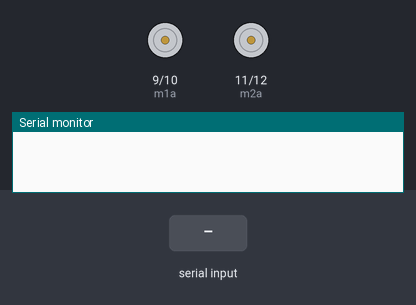
A sketch run on a simulated Arduino Uno, built with avr-gcc and run on an emulated ATmega328P. Parts: motor-driver pin pairs drawn as motors (green arrow = first pin HIGH = forward, orange = second pin HIGH = backward, longer = more drive, scaled by the enable pin), the last lines printed to the serial monitor. The test bench sets the inputs (shaded band).

Above: at 1.2 s.
1.3 s: "F" received over Serial
At 2.5 s:
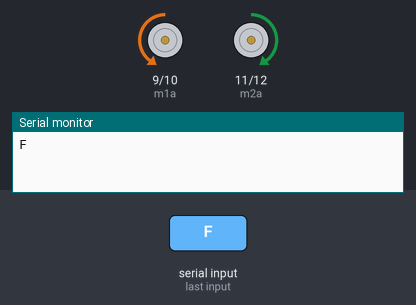
2.8 s: "B" received over Serial
At 3.8 s:
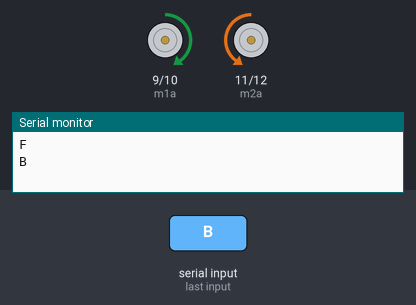
4.3 s: "L" received over Serial
At 5.0 s:
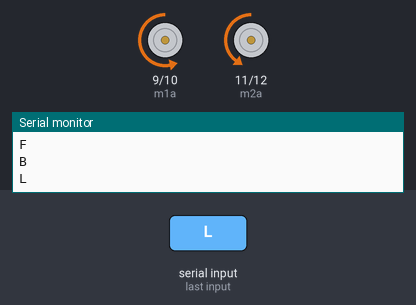
5.8 s: "R" received over Serial
At 6.1 s:
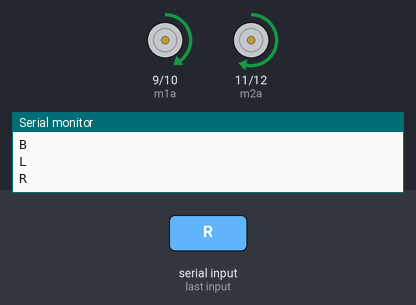
7.3 s: "S" received over Serial
At 8.5 s:
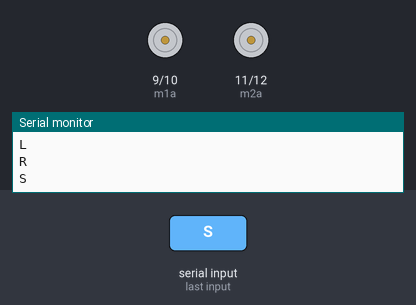
8.8 s: "I" received over Serial
At 9.6 s:
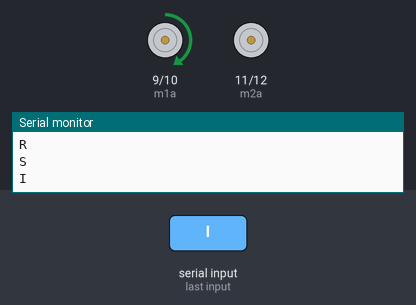
Timing chart, 0 to 11.3 s (numbered marks = the images above; inputs shaded):
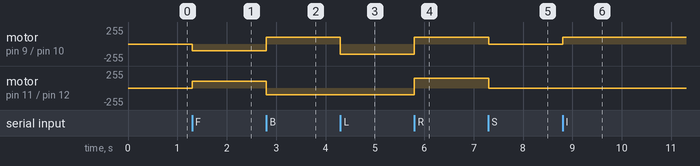

Measured:
- after the input at 1.3 s, motor on pin 9 (m1a) / pin 10 (m1b): stopped → backward 100/255 at once; motor on pin 11 (m2a) / pin 12 (m2b): stopped → forward 100/255 at once
- after the input at 2.8 s, motor on pin 9 (m1a) / pin 10 (m1b): backward 100/255 → forward 100/255 at once; motor on pin 11 (m2a) / pin 12 (m2b): forward 100/255 → backward 100/255 at once
- after the input at 4.3 s, motor on pin 9 (m1a) / pin 10 (m1b): forward 100/255 → backward 150/255 at once
- after the input at 5.8 s, motor on pin 9 (m1a) / pin 10 (m1b): backward 150/255 → forward 100/255 at once; motor on pin 11 (m2a) / pin 12 (m2b): backward 100/255 → forward 150/255 at once
- after the input at 7.3 s, motor on pin 9 (m1a) / pin 10 (m1b): forward 100/255 → stopped at once; motor on pin 11 (m2a) / pin 12 (m2b): forward 150/255 → stopped at once
- after the input at 8.8 s, motor on pin 9 (m1a) / pin 10 (m1b): stopped → forward 100/255 at once

The sketch:

E10X_BLUETOOTH.ino
```cpp
// Starting of Program
int m1a = 9;
int m1b = 10;
int m2a = 11;
int m2b = 12;
char val;
int enA = 5;
int enB = 6;


void setup()
{
pinMode(enA, OUTPUT);
pinMode(enB, OUTPUT);
pinMode(m1a, OUTPUT);  // Digital pin 10 set as output Pin
pinMode(m1b, OUTPUT);  // Digital pin 11 set as output Pin
pinMode(m2a, OUTPUT);  // Digital pin 12 set as output Pin
pinMode(m2b, OUTPUT);  // Digital pin 13 set as output Pin
Serial.begin(9600);
}

void loop()
{
  while (Serial.available() > 0)
  {
  val = Serial.read();
  Serial.println(val);
  }

  if( val == 'F') // Forward
    {
      analogWrite(enA, 100);
      analogWrite(enB, 100);
      digitalWrite(m1a, LOW);
      digitalWrite(m1b, HIGH);
      digitalWrite(m2a, HIGH);
      digitalWrite(m2b, LOW);
    }
  else if(val == 'B') // Backward
    {
      analogWrite(enA, 100);
      analogWrite(enB, 100);
      digitalWrite(m1a, HIGH);
      digitalWrite(m1b, LOW);
      digitalWrite(m2a, LOW);
      digitalWrite(m2b, HIGH);
    }

    else if(val == 'L') //Left
    {
    analogWrite(enA, 150);
    analogWrite(enB, 100);
    digitalWrite(m1a, LOW);
    digitalWrite(m1b,  HIGH);
    digitalWrite(m2a, LOW);
    digitalWrite(m2b, HIGH);
    }
    else if(val == 'R') //Right
    {
    analogWrite(enA, 100);
    analogWrite(enB, 150);
    digitalWrite(m1a, HIGH);
    digitalWrite(m1b, LOW);
    digitalWrite(m2a, HIGH);
    digitalWrite(m2b, LOW);
    }

  else if(val == 'S') //Stop
    {
    analogWrite(enA, 100);
    analogWrite(enB, 100);
    digitalWrite(m1a, LOW);
    digitalWrite(m1b, LOW);
    digitalWrite(m2a, LOW);
    digitalWrite(m2b, LOW);
    }
  else if(val == 'I') //Forward Right
    {
      analogWrite(enA, 100);
      analogWrite(enB, 100);
    digitalWrite(m1a, HIGH);
    digitalWrite(m1b, LOW);
    digitalWrite(m2a, LOW);
    digitalWrite(m2b, LOW);
    }
  else if(val == 'J') //Backward Right
    {
      analogWrite(enA, 100);
      analogWrite(enB, 100);
    digitalWrite(m1a, LOW);
    digitalWrite(m1b, HIGH);
    digitalWrite(m2a, LOW);
    digitalWrite(m2b, LOW);
    }
   else if(val == 'G') //Forward Left
    {
      analogWrite(enA, 100);
      analogWrite(enB, 100);
    digitalWrite(m1a, LOW);
    digitalWrite(m1b, LOW);
    digitalWrite(m2a, HIGH);     digitalWrite(m2b, LOW);
    }
  else if(val == 'H') //Backward Left
    {
      analogWrite(enA, 100);
      analogWrite(enB, 100);
    digitalWrite(m1a, LOW);
    digitalWrite(m1b, LOW);
    digitalWrite(m2a, LOW);
    digitalWrite(m2b, HIGH);
    }
}
```
